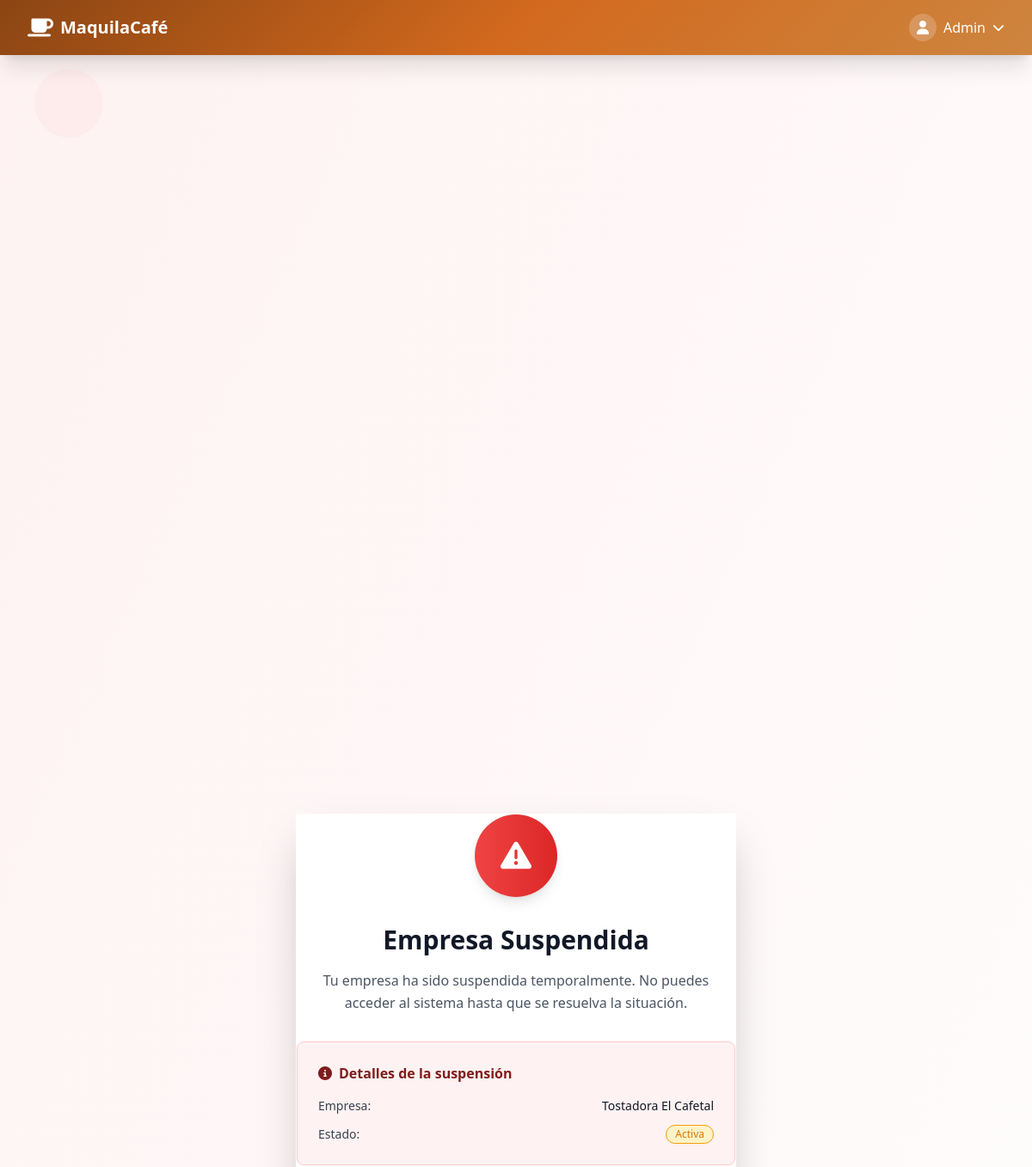
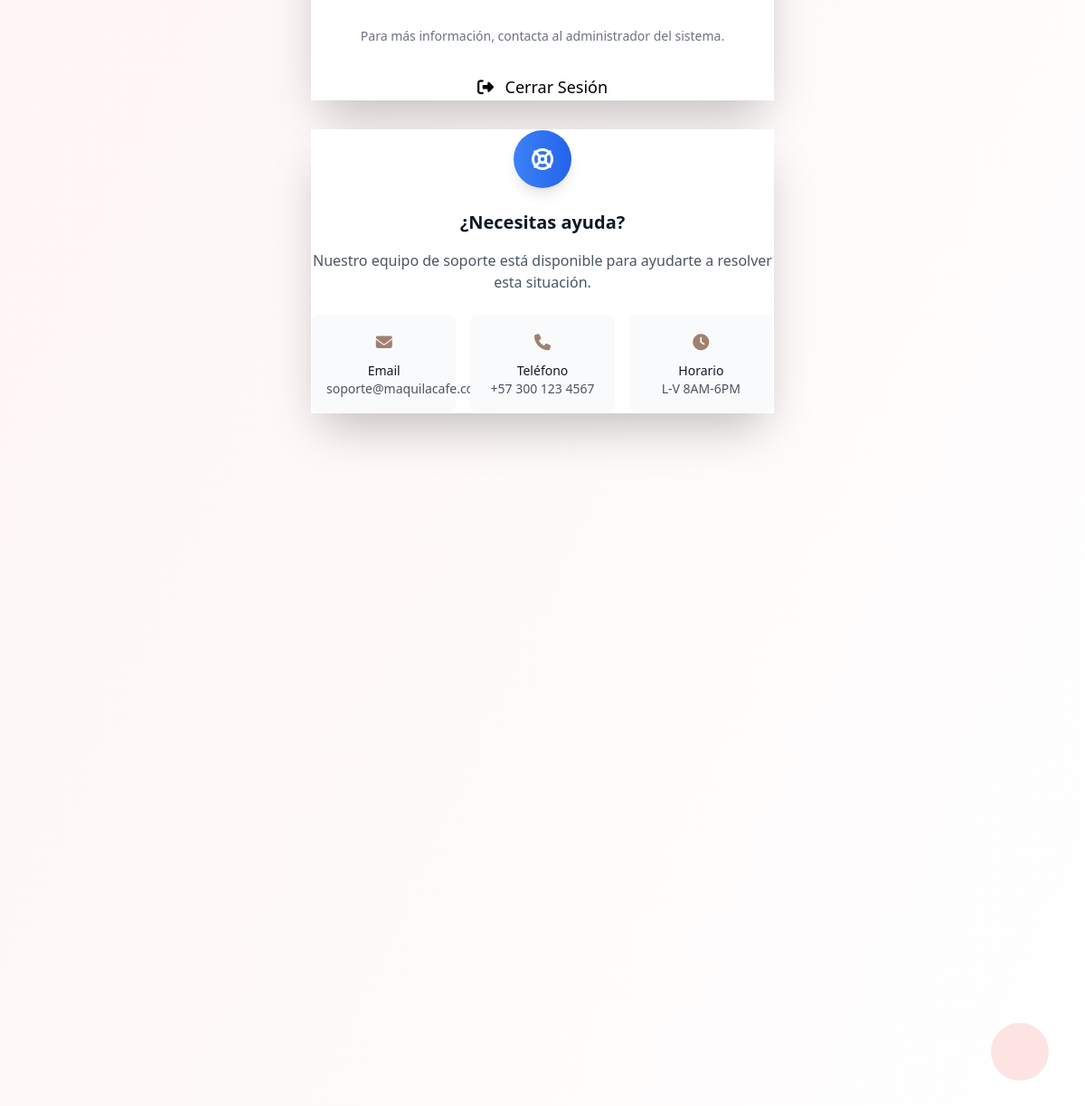
The app's page /suspended/ (signed in) with its own data (2 pictures, top to bottom).
### core/models.py (models this page shows, shortened)
class User(AbstractUser):
    ROLE_CHOICES = [
        ('super_admin', 'Super Administrador'),
        ('admin_company', 'Administrador de Empresa'),
        ('aux_registro', 'Auxiliar de Registro'),
        ('aux_tostion', 'Auxiliar de Tostión'),
        ('aux_produccion', 'Auxiliar de Producción'),
        ('aux_facturacion', 'Auxiliar de Facturación'),
    ]
    role = models.CharField(
        max_length=20,
        choices=ROLE_CHOICES,
        default='aux_registro',
        verbose_name="Rol"
    )
    company = models.ForeignKey(
        Company,
        on_delete=models.CASCADE,
        related_name='users',
        null=True,
        blank=True,
        verbose_name="Empresa"
    )
    phone = models.CharField(max_length=20, blank=True, verbose_name="Teléfono")
    is_active = models.BooleanField(default=True, verbose_name="Activo")
    last_access = models.DateTimeField(null=True, blank=True, verbose_name="Último acceso")
    class Meta:
        verbose_name = "Usuario"
        verbose_name_plural = "Usuarios"

class Company(models.Model):
    STATUS_CHOICES = [
        ('active', 'Activa'),
        ('suspended', 'Suspendida'),
        ('cancelled', 'Cancelada'),
    ]
    PLAN_CHOICES = [
        ('basic', 'Básico'),
        ('premium', 'Premium'),
        ('enterprise', 'Enterprise'),
    ]
    name = models.CharField(max_length=100, verbose_name="Nombre de la empresa")
    slug = models.SlugField(unique=True, blank=True, verbose_name="Slug único")
    nit = models.CharField(max_length=20, unique=True, verbose_name="NIT")
    phone = models.CharField(max_length=20, verbose_name="Teléfono")
    email = models.EmailField(verbose_name="Email")
    address = models.TextField(verbose_name="Dirección")
    city = models.CharField(max_length=50, default='', blank=True, verbose_name="Ciudad")
    status = models.CharField(
        max_length=20,
        choices=STATUS_CHOICES,
        default='active',
        verbose_name="Estado"
    )
    plan = models.CharField(
        max_length=20,
        choices=PLAN_CHOICES,
        default='basic',
        verbose_name="Plan de suscripción"
    )
    created_at = models.DateTimeField(auto_now_add=True, verbose_name="Fecha de creación")
    suspended_at = models.DateTimeField(null=True, blank=True, verbose_name="Fecha de suspensión")
    suspension_reason = models.TextField(blank=True, verbose_name="Motivo de suspensión")
    billing_email = models.EmailField(blank=True, verbose_name="Email de facturación")
    last_payment_date = models.DateField(null=True, blank=True, verbose_name="Último pago")
    next_payment_date = models.DateField(null=True, blank=True, verbose_name="Próximo pago")
    @property
    def is_active(self):
        return self.status == 'active'
    class Meta:
        verbose_name = "Empresa"
        verbose_name_plural = "Empresas"
        ordering = ['name']

### core/views.py (the view)
# urls.py: path('suspended/', views.SuspendedView.as_view(), name='suspended'),
class SuspendedView(TemplateView):
    template_name = 'core/suspended.html'
    def get_context_data(self, **kwargs):
        context = super().get_context_data(**kwargs)
        if self.request.user.is_authenticated and hasattr(self.request.user, 'company'):
            context['company'] = self.request.user.company
            context['suspension_reason'] = self.request.user.company.suspension_reason
        return context

### templates/core/suspended.html (shortened to what this page needs)
{% extends 'base.html' %}
{% block content %}
<div class="min-h-screen flex items-center justify-center bg-gradient-to-br from-red-50 to-white py-12 px-4 sm:px-6 lg:px-8">
    <div class="max-w-lg w-full">
        <div class="card-glass text-center mb-8">
            <div class="inline-flex items-center justify-center w-24 h-24 bg-gradient-to-r from-red-500 to-red-600 rounded-full mb-8 shadow-lg animate-bounce-subtle">
                <i class="fas fa-exclamation-triangle text-4xl text-white"></i>
            </div>
            <h1 class="text-3xl font-bold text-gray-900 mb-4">
                Empresa Suspendida
            </h1>
            <p class="text-gray-600 mb-8 leading-relaxed">
                Tu empresa ha sido suspendida temporalmente.
                No puedes acceder al sistema hasta que se resuelva la situación.
            </p>
            {% if company %}
            <div class="bg-red-50 border border-red-200 rounded-lg p-6 mb-8 text-left">
                <h3 class="font-semibold text-red-900 mb-4 flex items-center">
                    <i class="fas fa-info-circle mr-2"></i>Detalles de la suspensión
                </h3>
                <div class="space-y-3">
                    <div class="flex justify-between items-center">
                        <span class="text-sm font-medium text-gray-700">Empresa:</span>
                        <span class="text-sm text-gray-900">{{ company.name }}</span>
                    </div>
                    <div class="flex justify-between items-center">
                        <span class="text-sm font-medium text-gray-700">Estado:</span>
                        <span class="inline-flex items-center px-2.5 py-0.5 rounded-full text-xs font-medium status-suspended">
                            {{ company.get_status_display }}
                        </span>
                    </div>
                </div>
            </div>
            {% endif %}
            <div class="space-y-4">
                <p class="text-sm text-gray-500">
                    Para más información, contacta al administrador del sistema.
                </p>
                <div class="pt-4">
                    <a href="{% url 'core:logout' %}" class="btn-coffee w-full text-lg py-3 px-4 transform hover:scale-105 transition-all duration-300">
                        <i class="fas fa-sign-out-alt mr-2"></i>
                        Cerrar Sesión
                    </a>
                </div>
            </div>
        </div>
        <div class="card-glass">
            <div class="text-center">
                <div class="inline-flex items-center justify-center w-16 h-16 bg-gradient-to-r from-blue-500 to-blue-600 rounded-full mb-6 shadow-lg">
                    <i class="fas fa-life-ring text-2xl text-white"></i>
                </div>
                <h3 class="text-xl font-semibold text-gray-900 mb-4">¿Necesitas ayuda?</h3>
                <p class="text-gray-600 mb-6">
                    Nuestro equipo de soporte está disponible para ayudarte a resolver esta situación.
                </p>
                <div class="grid grid-cols-1 md:grid-cols-3 gap-4 text-sm">
                    <div class="text-center p-4 bg-gray-50 rounded-lg">
                        <i class="fas fa-envelope text-coffee-600 text-lg mb-2"></i>
                        <div class="font-medium text-gray-900">Email</div>
                        <div class="text-gray-600">soporte@maquilacafe.com</div>
                    </div>
                    <div class="text-center p-4 bg-gray-50 rounded-lg">
                        <i class="fas fa-phone text-coffee-600 text-lg mb-2"></i>
                        <div class="font-medium text-gray-900">Teléfono</div>
                        <div class="text-gray-600">+57 300 123 4567</div>
                    </div>
                    <div class="text-center p-4 bg-gray-50 rounded-lg">
                        <i class="fas fa-clock text-coffee-600 text-lg mb-2"></i>
                        <div class="font-medium text-gray-900">Horario</div>
                        <div class="text-gray-600">L-V 8AM-6PM</div>
                    </div>
                </div>
            </div>
        </div>
        <div class="absolute top-20 left-10 w-20 h-20 bg-red-200 rounded-full opacity-20 animate-bounce-subtle"></div>
        <div class="absolute bottom-20 right-10 w-16 h-16 bg-red-300 rounded-full opacity-30 animate-bounce-subtle" style="animation-delay: 1s;"></div>
    </div>
</div>
{% endblock %}

### templates/base.html (shortened to what this page needs)
{% load static %}
<!DOCTYPE html>
<html lang="es">
<head>
    <script src="https://cdn.tailwindcss.com"></script>
    <link rel="stylesheet" href="https://cdnjs.cloudflare.com/ajax/libs/font-awesome/6.4.0/css/all.min.css">
    <link rel="stylesheet" href="{% static 'css/custom.css' %}">
</head>
<body class="bg-gradient-to-br from-coffee-50 to-white min-h-screen">
    <nav class="coffee-gradient shadow-xl sticky top-0 z-50">
        <div class="max-w-7xl mx-auto px-4 sm:px-6 lg:px-8">
            <div class="flex justify-between h-16">
                <div class="flex items-center">
                    <a href="{% url 'core:home' %}" class="flex items-center space-x-2 text-white hover:text-coffee-100 transition-colors duration-200">
                        <i class="fas fa-coffee text-2xl animate-bounce-subtle"></i>
                        <span class="text-xl font-bold">MaquilaCafé</span>
                    </a>
                </div>
                <div class="flex items-center space-x-4">
                    {% if user.is_authenticated %}
                        <div class="relative" x-data="{ open: false }" @click.away="open = false" @keydown.escape.window="open = false">
                            <button @click="open = !open" class="flex items-center space-x-2 text-white hover:text-coffee-100 transition-colors duration-200">
                                <div class="w-8 h-8 bg-white/20 rounded-full flex items-center justify-center">
                                    <i class="fas fa-user"></i>
                                </div>
                                <span class="hidden md:block">{{ user.first_name|default:user.username }}</span>
                                <i class="fas fa-chevron-down text-sm transition-transform duration-200" :class="{'rotate-180': open}"></i>
                            </button>
                        </div>
                    {% else %}
                        <a href="{% url 'core:login' %}" class="btn-coffee-outline">
                            <i class="fas fa-sign-in-alt mr-2"></i>Iniciar Sesión
                        </a>
                    {% endif %}
                </div>
            </div>
        </div>
    </nav>
    <main class="flex-1">
        {% block content %}{% endblock %}
    </main>
</body>
</html>

### static/css/custom.css (style rules this page uses)
.status-suspended::before { background-color: #f59e0b; box-shadow: 0 0 10px rgba(245, 158, 11, 0.5); }

### templates/base.html (style rules this page uses)
.coffee-gradient { background: linear-gradient(135deg, #8B4513 0%, #D2691E 50%, #CD853F 100%); }
.btn-coffee { @apply bg-gradient-to-r from-coffee-600 to-coffee-800 hover:from-coffee-700 hover:to-coffee-900 text-white font-medium py-2 px-4 rounded-lg transition-all duration-300 transform hover:scale-105 shadow-lg; }
.card-glass { @apply glass rounded-xl p-6 border border-white/20 shadow-xl; }
.status-suspended { @apply bg-orange-100 text-orange-800 border-orange-200; }
.animate-bounce-subtle { animation: bounceSubtle 2s infinite; }

### templates/core/suspended.html (style rules this page uses)
.card-glass { background: rgba(255, 255, 255, 0.95); backdrop-filter: blur(20px); border: 1px solid rgba(255, 255, 255, 0.2); box-shadow: 0 25px 50px -12px rgba(0, 0, 0, 0.25); }
.status-suspended { background-color: #fef3c7; color: #d97706; border: 1px solid #f59e0b; }

### records on screen
User: first_name "Admin"
Company: name "Tostadora El Cafetal", status "Activa"
